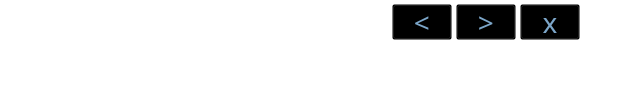
     <widget class="QWidget" name="widgetTop" native="true">
      <property name="geometry">
       <rect>
        <x>0</x>
        <y>10</y>
        <width>640</width>
        <height>85</height>
       </rect>
      </property>
      <property name="maximumSize">
       <size>
        <width>16777215</width>
        <height>85</height>
       </size>
      </property>
      <property name="font">
       <font>
        <family>微软雅黑</family>
        <pointsize>17</pointsize>
        <weight>50</weight>
        <italic>false</italic>
        <bold>false</bold>
       </font>
      </property>
      <property name="styleSheet">
       <string notr="true">/*font: 15pt &quot;微软雅黑&quot;;*/
border-width:0px;
background-color: transparent;</string>
      </property>
      <widget class="QLabel" name="labCh0">
       <property name="geometry">
        <rect>
         <x>4</x>
         <y>48</y>
         <width>91</width>
         <height>35</height>
        </rect>
       </property>
       <property name="sizePolicy">
        <sizepolicy hsizetype="Preferred" vsizetype="Fixed">
         <horstretch>0</horstretch>
         <verstretch>0</verstretch>
        </sizepolicy>
       </property>
       <property name="minimumSize">
        <size>
         <width>0</width>
         <height>0</height>
        </size>
       </property>
       <property name="font">
        <font>
         <family>微软雅黑</family>
         <pointsize>20</pointsize>
         <weight>50</weight>
         <italic>false</italic>
         <bold>false</bold>
        </font>
       </property>
       <property name="styleSheet">
        <string notr="true">/*font: 20pt &quot;微软雅黑&quot;;*/
color:#7CA6C9;
background: transparent;</string>
       </property>
       <property name="text">
        <string/>
       </property>
       <property name="alignment">
        <set>Qt::AlignCenter</set>
       </property>
      </widget>
      <widget class="QLabel" name="labCh1">
       <property name="geometry">
        <rect>
         <x>95</x>
         <y>48</y>
         <width>91</width>
         <height>35</height>
        </rect>
       </property>
       <property name="sizePolicy">
        <sizepolicy hsizetype="Preferred" vsizetype="Fixed">
         <horstretch>0</horstretch>
         <verstretch>0</verstretch>
        </sizepolicy>
       </property>
       <property name="minimumSize">
        <size>
         <width>0</width>
         <height>0</height>
        </size>
       </property>
       <property name="font">
        <font>
         <family>微软雅黑</family>
         <pointsize>20</pointsize>
         <weight>50</weight>
         <italic>false</italic>
         <bold>false</bold>
        </font>
       </property>
       <property name="styleSheet">
        <string notr="true">/*font: 20pt &quot;微软雅黑&quot;;*/
color:#7CA6C9;
background: transparent;</string>
       </property>
       <property name="text">
        <string/>
       </property>
       <property name="alignment">
        <set>Qt::AlignCenter</set>
       </property>
      </widget>
      <widget class="QLabel" name="labCh2">
       <property name="geometry">
        <rect>
         <x>186</x>
         <y>48</y>
         <width>91</width>
         <height>35</height>
        </rect>
       </property>
       <property name="sizePolicy">
        <sizepolicy hsizetype="Preferred" vsizetype="Fixed">
         <horstretch>0</horstretch>
         <verstretch>0</verstretch>
        </sizepolicy>
       </property>
       <property name="minimumSize">
        <size>
         <width>0</width>
         <height>0</height>
        </size>
       </property>
       <property name="font">
        <font>
         <family>微软雅黑</family>
         <pointsize>20</pointsize>
         <weight>50</weight>
         <italic>false</italic>
         <bold>false</bold>
        </font>
       </property>
       <property name="styleSheet">
        <string notr="true">/*font: 20pt &quot;微软雅黑&quot;;*/
color:#7CA6C9;
background: transparent;</string>
       </property>
       <property name="text">
        <string/>
       </property>
       <property name="alignment">
        <set>Qt::AlignCenter</set>
       </property>
      </widget>
      <widget class="QLabel" name="labCh4">
       <property name="geometry">
        <rect>
         <x>368</x>
         <y>48</y>
         <width>91</width>
         <height>35</height>
        </rect>
       </property>
       <property name="sizePolicy">
        <sizepolicy hsizetype="Preferred" vsizetype="Fixed">
         <horstretch>0</horstretch>
         <verstretch>0</verstretch>
        </sizepolicy>
       </property>
       <property name="minimumSize">
        <size>
         <width>0</width>
         <height>0</height>
        </size>
       </property>
       <property name="font">
        <font>
         <family>微软雅黑</family>
         <pointsize>20</pointsize>
         <weight>50</weight>
         <italic>false</italic>
         <bold>false</bold>
        </font>
       </property>
       <property name="styleSheet">
        <string notr="true">/*font: 20pt &quot;微软雅黑&quot;;*/
color:#7CA6C9;
background: transparent;</string>
       </property>
       <property name="text">
        <string/>
       </property>
       <property name="alignment">
        <set>Qt::AlignCenter</set>
       </property>
      </widget>
      <widget class="QLabel" name="labCh3">
       <property name="geometry">
        <rect>
         <x>277</x>
         <y>48</y>
         <width>91</width>
         <height>35</height>
        </rect>
       </property>
       <property name="sizePolicy">
        <sizepolicy hsizetype="Preferred" vsizetype="Fixed">
         <horstretch>0</horstretch>
         <verstretch>0</verstretch>
        </sizepolicy>
       </property>
       <property name="minimumSize">
        <size>
         <width>0</width>
         <height>0</height>
        </size>
       </property>
       <property name="font">
        <font>
         <family>微软雅黑</family>
         <pointsize>20</pointsize>
         <weight>50</weight>
         <italic>false</italic>
         <bold>false</bold>
        </font>
       </property>
       <property name="styleSheet">
        <string notr="true">/*font: 20pt &quot;微软雅黑&quot;;*/
color:#7CA6C9;
background: transparent;</string>
       </property>
       <property name="text">
        <string/>
       </property>
       <property name="alignment">
        <set>Qt::AlignCenter</set>
       </property>
      </widget>
      <widget class="QLabel" name="labCh6">
       <property name="geometry">
        <rect>
         <x>550</x>
         <y>48</y>
         <width>91</width>
         <height>35</height>
        </rect>
       </property>
       <property name="sizePolicy">
        <sizepolicy hsizetype="Preferred" vsizetype="Fixed">
         <horstretch>0</horstretch>
         <verstretch>0</verstretch>
        </sizepolicy>
       </property>
       <property name="minimumSize">
        <size>
         <width>0</width>
         <height>0</height>
        </size>
       </property>
       <property name="font">
        <font>
         <family>微软雅黑</family>
         <pointsize>20</pointsize>
         <weight>50</weight>
         <italic>false</italic>
         <bold>false</bold>
        </font>
       </property>
       <property name="styleSheet">
        <string notr="true">/*font: 20pt &quot;微软雅黑&quot;;*/
color:#7CA6C9;
background: transparent;</string>
       </property>
       <property name="text">
        <string/>
       </property>
       <property name="alignment">
        <set>Qt::AlignCenter</set>
       </property>
      </widget>
      <widget class="QLabel" name="labCh5">
       <property name="geometry">
        <rect>
         <x>459</x>
         <y>48</y>
         <width>91</width>
         <height>35</height>
        </rect>
       </property>
       <property name="sizePolicy">
        <sizepolicy hsizetype="Preferred" vsizetype="Fixed">
         <horstretch>0</horstretch>
         <verstretch>0</verstretch>
        </sizepolicy>
       </property>
       <property name="minimumSize">
        <size>
         <width>0</width>
         <height>0</height>
        </size>
       </property>
       <property name="font">
        <font>
         <family>微软雅黑</family>
         <pointsize>20</pointsize>
         <weight>50</weight>
         <italic>false</italic>
         <bold>false</bold>
        </font>
       </property>
       <property name="styleSheet">
        <string notr="true">/*font: 20pt &quot;微软雅黑&quot;;*/
color:#7CA6C9;
background: transparent;</string>
       </property>
       <property name="text">
        <string/>
       </property>
       <property name="alignment">
        <set>Qt::AlignCenter</set>
       </property>
      </widget>
      <widget class="QLabel" name="lab_Title">
       <property name="geometry">
        <rect>
         <x>4</x>
         <y>4</y>
         <width>80</width>
         <height>36</height>
        </rect>
       </property>
       <property name="sizePolicy">
        <sizepolicy hsizetype="Preferred" vsizetype="Minimum">
         <horstretch>0</horstretch>
         <verstretch>0</verstretch>
        </sizepolicy>
       </property>
       <property name="minimumSize">
        <size>
         <width>80</width>
         <height>35</height>
        </size>
       </property>
       <property name="maximumSize">
        <size>
         <width>80</width>
         <height>16777215</height>
        </size>
       </property>
       <property name="font">
        <font>
         <family>微软雅黑</family>
         <pointsize>21</pointsize>
         <weight>50</weight>
         <italic>false</italic>
         <bold>false</bold>
        </font>
       </property>
       <property name="styleSheet">
        <string notr="true">color:#7CA6C9;
background: transparent;</string>
       </property>
       <property name="text">
        <string>&lt;ZH&gt;</string>
       </property>
      </widget>
      <widget class="QPushButton" name="btnPre">
       <property name="geometry">
        <rect>
         <x>392</x>
         <y>4</y>
         <width>60</width>
         <height>36</height>
        </rect>
       </property>
       <property name="minimumSize">
        <size>
         <width>60</width>
         <height>35</height>
        </size>
       </property>
       <property name="maximumSize">
        <size>
         <width>60</width>
         <height>16777215</height>
        </size>
       </property>
       <property name="font">
        <font>
         <family>微软雅黑</family>
         <pointsize>21</pointsize>
         <weight>50</weight>
         <italic>false</italic>
         <bold>false</bold>
        </font>
       </property>
       <property name="focusPolicy">
        <enum>Qt::NoFocus</enum>
       </property>
       <property name="styleSheet">
        <string notr="true">QPushButton {
border-image:url(:/res/res/mode_button_n.png);
color:#7CA6C9;
}

QPushButton:pressed{
border-image:url(:/res/res/mode_button_s.png);
}</string>
       </property>
       <property name="text">
        <string>&lt;</string>
       </property>
      </widget>
      <widget class="QLabel" name="labPY">
       <property name="geometry">
        <rect>
         <x>88</x>
         <y>4</y>
         <width>300</width>
         <height>36</height>
        </rect>
       </property>
       <property name="sizePolicy">
        <sizepolicy hsizetype="Expanding" vsizetype="Preferred">
         <horstretch>0</horstretch>
         <verstretch>0</verstretch>
        </sizepolicy>
       </property>
       <property name="minimumSize">
        <size>
         <width>300</width>
         <height>0</height>
        </size>
       </property>
       <property name="maximumSize">
        <size>
         <width>1000</width>
         <height>16777215</height>
        </size>
       </property>
       <property name="font">
        <font>
         <family>微软雅黑</family>
         <pointsize>21</pointsize>
         <weight>50</weight>
         <italic>false</italic>
         <bold>false</bold>
        </font>
       </property>
       <property name="styleSheet">
        <string notr="true">color:#7CA6C9;
background: transparent;</string>
       </property>
       <property name="text">
        <string/>
       </property>
       <property name="alignment">
        <set>Qt::AlignCenter</set>
       </property>
      </widget>
      <widget class="QPushButton" name="btnNext">
       <property name="geometry">
        <rect>
         <x>456</x>
         <y>4</y>
         <width>60</width>
         <height>36</height>
        </rect>
       </property>
       <property name="minimumSize">
        <size>
         <width>60</width>
         <height>28</height>
        </size>
       </property>
       <property name="maximumSize">
        <size>
         <width>60</width>
         <height>16777215</height>
        </size>
       </property>
       <property name="font">
        <font>
         <family>微软雅黑</family>
         <pointsize>21</pointsize>
         <weight>50</weight>
         <italic>false</italic>
         <bold>false</bold>
        </font>
       </property>
       <property name="focusPolicy">
        <enum>Qt::NoFocus</enum>
       </property>
       <property name="styleSheet">
        <string notr="true">QPushButton {
border-image:url(:/res/res/mode_button_n.png);
color:#7CA6C9;
}

QPushButton:pressed{
border-image:url(:/res/res/mode_button_s.png);
}</string>
       </property>
       <property name="text">
        <string>&gt;</string>
       </property>
      </widget>
      <widget class="QPushButton" name="btnClose">
       <property name="geometry">
        <rect>
         <x>520</x>
         <y>4</y>
         <width>60</width>
         <height>36</height>
        </rect>
       </property>
       <property name="minimumSize">
        <size>
         <width>60</width>
         <height>28</height>
        </size>
       </property>
       <property name="maximumSize">
        <size>
         <width>60</width>
         <height>16777215</height>
        </size>
       </property>
       <property name="font">
        <font>
         <family>微软雅黑</family>
         <pointsize>21</pointsize>
         <weight>50</weight>
         <italic>false</italic>
         <bold>false</bold>
        </font>
       </property>
       <property name="focusPolicy">
        <enum>Qt::NoFocus</enum>
       </property>
       <property name="styleSheet">
        <string notr="true">QPushButton {
border-image:url(:/res/res/mode_button_n.png);
color:#7CA6C9;
}

QPushButton:pressed{
border-image:url(:/res/res/mode_button_s.png);
}</string>
       </property>
       <property name="text">
        <string>x</string>
       </property>
      </widget>
      <widget class="QLabel" name="labCh8">
       <property name="geometry">
        <rect>
         <x>590</x>
         <y>60</y>
         <width>64</width>
         <height>27</height>
        </rect>
       </property>
       <property name="sizePolicy">
        <sizepolicy hsizetype="Preferred" vsizetype="Fixed">
         <horstretch>0</horstretch>
         <verstretch>0</verstretch>
        </sizepolicy>
       </property>
       <property name="minimumSize">
        <size>
         <width>0</width>
         <height>0</height>
        </size>
       </property>
       <property name="maximumSize">
        <size>
         <width>16777215</width>
         <height>16777215</height>
        </size>
       </property>
       <property name="font">
        <font>
         <family>微软雅黑</family>
         <pointsize>15</pointsize>
         <weight>50</weight>
         <italic>false</italic>
         <bold>false</bold>
        </font>
       </property>
       <property name="styleSheet">
        <string notr="true">font: 15pt &quot;微软雅黑&quot;;
color:#7CA6C9;
background: transparent;</string>
       </property>
       <property name="text">
        <string/>
       </property>
       <property name="alignment">
        <set>Qt::AlignCenter</set>
       </property>
      </widget>
      <widget class="QLabel" name="labCh9">
       <property name="geometry">
        <rect>
         <x>610</x>
         <y>170</y>
         <width>64</width>
         <height>27</height>
        </rect>
       </property>
       <property name="sizePolicy">
        <sizepolicy hsizetype="Preferred" vsizetype="Fixed">
         <horstretch>0</horstretch>
         <verstretch>0</verstretch>
        </sizepolicy>
       </property>
       <property name="minimumSize">
        <size>
         <width>0</width>
         <height>0</height>
        </size>
       </property>
       <property name="maximumSize">
        <size>
         <width>16777215</width>
         <height>16777215</height>
        </size>
       </property>
       <property name="font">
        <font>
         <family>微软雅黑</family>
         <pointsize>15</pointsize>
         <weight>50</weight>
         <italic>false</italic>
         <bold>false</bold>
        </font>
       </property>
       <property name="styleSheet">
        <string notr="true">font: 15pt &quot;微软雅黑&quot;;
color:#7CA6C9;
background: transparent;</string>
       </property>
       <property name="text">
        <string/>
       </property>
       <property name="alignment">
        <set>Qt::AlignCenter</set>
       </property>
      </widget>
      <widget class="QLabel" name="labCh7">
       <property name="geometry">
        <rect>
         <x>600</x>
         <y>110</y>
         <width>64</width>
         <height>27</height>
        </rect>
       </property>
       <property name="sizePolicy">
        <sizepolicy hsizetype="Preferred" vsizetype="Fixed">
         <horstretch>0</horstretch>
         <verstretch>0</verstretch>
        </sizepolicy>
       </property>
       <property name="minimumSize">
        <size>
         <width>0</width>
         <height>0</height>
        </size>
       </property>
       <property name="maximumSize">
        <size>
         <width>16777215</width>
         <height>16777215</height>
        </size>
       </property>
       <property name="font">
        <font>
         <family>微软雅黑</family>
         <pointsize>15</pointsize>
         <weight>50</weight>
         <italic>false</italic>
         <bold>false</bold>
        </font>
       </property>
       <property name="styleSheet">
        <string notr="true">font: 15pt &quot;微软雅黑&quot;;
color:#7CA6C9;
background: transparent;</string>
       </property>
       <property name="text">
        <string/>
       </property>
       <property name="alignment">
        <set>Qt::AlignCenter</set>
       </property>
      </widget>
     </widget>
